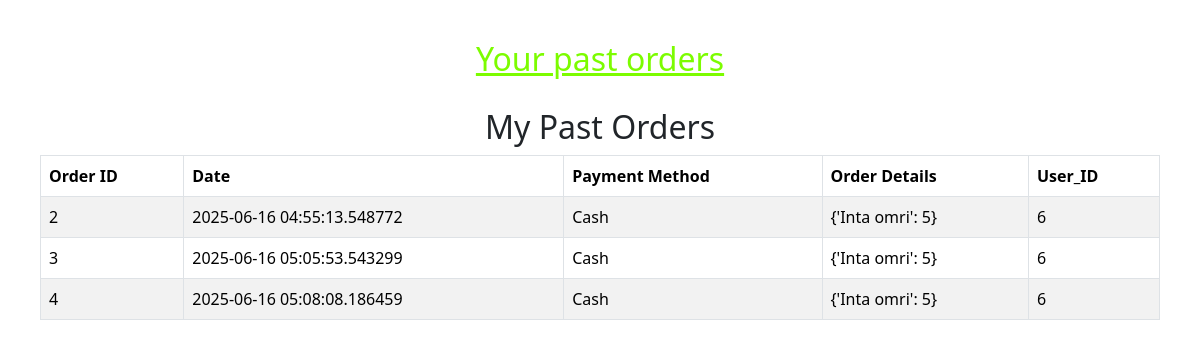
Page /porders (signed in) on the committed database.
### tables this page shows
CREATE TABLE orders (
            order_id INTEGER PRIMARY KEY AUTOINCREMENT,
            payment_method TEXT NOT NULL,
            order_details TEXT NOT NULL,
            order_time TEXT NOT NULL,
            user_id INTEGER NOT NULL,
            FOREIGN KEY (user_id) REFERENCES users(user_id) ON DELETE CASCADE
        );

### app.py (the view)
@app.route('/porders')
def porders():
    conn=get_db_connection()
    cursor=conn.cursor()
    user_id=session['user_id']
    cursor.execute('''
    SELECT * FROM orders WHERE user_id = ?
''',(user_id,))
    orders=cursor.fetchall()
    conn.close()
    return render_template('porders.html',orders=orders)

### app.py (called while the page is built)
def get_db_connection():
    conn = sqlite3.connect('database.sqlite')  # Path to your DB file
    conn.row_factory = sqlite3.Row  # Optional: to get rows as dict-like objects
    conn.execute("PRAGMA foreign_keys = ON")
    return conn

### templates/porders.html (shortened to what this page needs)
<!DOCTYPE html>
<html lang="en">
<head>
    <link rel="stylesheet" href="../static/order.css">
    <link href="https://cdn.jsdelivr.net/npm/bootstrap@5.3.2/dist/css/bootstrap.min.css" rel="stylesheet">
</head>
<body>
    <header>
        <h2>Your past orders</h2>
    </header>
    <main>
        <h2 class="text-center">My Past Orders</h2>
<table class="table table-bordered table-striped">
  <thead>
    <tr>
      <th>Order ID</th>
      <th>Date</th>
      <th>Payment Method</th>
      <th>Order Details</th>
      <th>User_ID</th>
    </tr>
  </thead>
  <tbody>
    {% for order in orders %}
    <tr>
      <td>{{ order['order_id'] }}</td>
      <td>{{ order['order_time'] }}</td>
      <td>{{ order['payment_method'] }}</td>
      <td>{{ order['order_details'] }}</td>
      <td>{{ order['user_id'] }}</td>
    </tr>
    {% endfor %}
  </tbody>
</table>
    </main>
</body>
</html>

### static/order.css (style rules this page uses)
body { font-family: Arial, sans-serif; padding: 40px; background-color: #f9f9f9; }
header { margin-bottom: 30px; }
header h2 { color: lawngreen; -webkit-text-decoration: underline lawngreen; text-decoration: underline lawngreen; text-align: center; }
table { width: 100%; border-collapse: collapse; background-color: #fff; }
th, td { padding: 12px 15px; border: 1px solid #ddd; text-align: left; }
thead { background-color: #f0f0f0; }

### rows in the picture
orders: order_id "2", order_time "2025-06-16 04:55:13.548772", payment_method "Cash", order_details "{'Inta omri': 5}", user_id "6"
orders: order_id "3", order_time "2025-06-16 05:05:53.543299", payment_method "Cash", order_details "{'Inta omri': 5}", user_id "6"
orders: order_id "4", order_time "2025-06-16 05:08:08.186459", payment_method "Cash", order_details "{'Inta omri': 5}", user_id "6"
